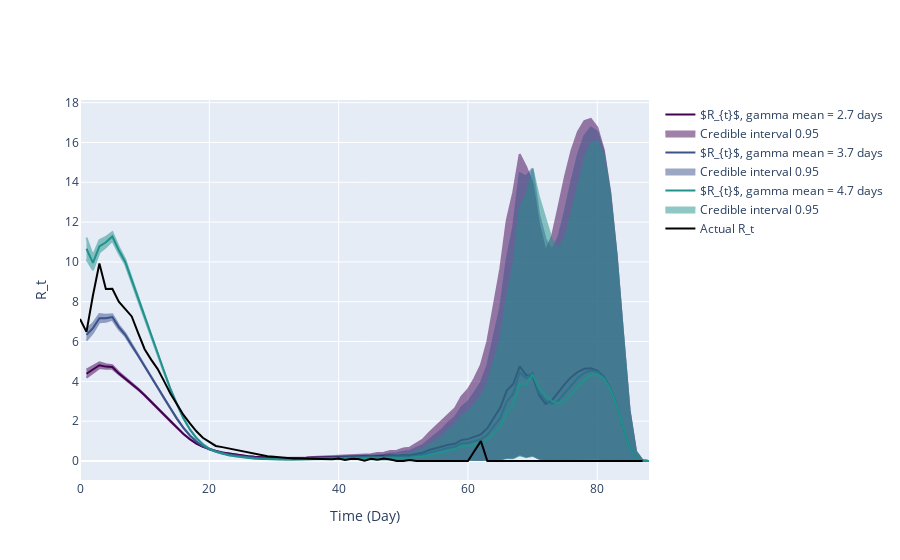

Write notebook code for a chart like this one.
### Markdown cell above
Given:

Original mean: $\mu = a \cdot b$
Original variance: $\sigma^2 = a \cdot b^2$
We want:

New mean: $\mu' = a' \cdot b' = \mu + 1$
New variance: $\sigma^2 = a' \cdot b'^2$
From the variance equation, we have: $[ a \cdot b^2 = a' \cdot b'^2 ]$

To find $a'$ and $b'$, we can use the following steps:

Express $a'$ in terms of $a$ and $b'$: $[ a' = \frac{a \cdot b^2}{b'^2} ]$

Substitute $a'$ into the new mean equation: [$ \left(\frac{a \cdot b^2}{b'^2}\right) \cdot b' = a \cdot b + 1 ]$

Simplify the equation: $[ \frac{a \cdot b^2 \cdot b'}{b'^2} = a \cdot b + 1 ] [ \frac{a \cdot b^2}{b'} = a \cdot b + 1 ]$

Solve for $b'$: $[ b' = \frac{a \cdot b^2}{a \cdot b + 1} ]$

Substitute $b'$ back to find $a'$: $[ a' = \frac{a \cdot b^2}{\left(\frac{a \cdot b^2}{a \cdot b + 1}\right)^2} ] [ a' = \frac{a \cdot b^2 \cdot (a \cdot b + 1)^2}{a^2 \cdot b^4} ] [ a' = \frac{(a \cdot b + 1)^2}{a \cdot b^2} ]$

So, the new parameters $a'$ and $b'$ are: $[ a' = \frac{(a \cdot b + 1)^2}{a \cdot b^2} ] [ b' = \frac{a \cdot b^2}{a \cdot b + 1} ]$

These adjustments will shift the mean of the distribution by 1 without changing the variance.

### Code cell
# Use incidence data to predict R_t value
theta = incidences_true_r1
end_time_point = len(theta)

a = gamma_a; b = gamma_scale
gamma_shape_list = [(a*b-1)**2/(a*b*b), a, (a*b+1)**2/(a*b*b)]
gamma_scale_list = [(a*b*b)/(a*b-1), b, (a*b*b)/(a*b+1)]

inc_data_r1 = pd.DataFrame(
    {
        'Time': np.arange(len(theta)-2),
        'Incidence Number': incidences_true_r1[2:len(theta)]
    }
)

intervals_list_r1 = []
for shape, scale in zip(gamma_shape_list, gamma_scale_list):
    gamma_pdf = gamma.pdf(x, shape, gamma_loc, scale)
    inference = branchpro.BranchProPosterior(
        inc_data=inc_data_r1,
        daily_serial_interval=gamma_pdf,
        alpha=prior_a,
        beta=prior_b)

    inference.run_inference(tau=tau)
    intervals = inference.get_intervals(central_prob=.95)
    intervals_list_r1.append(intervals)

fig = plot_multi_rt_fig(intervals_list_r1, true_rt_r1[2:-1], gamma_pdf, end_time_point)

n = 0
for i, handle in enumerate(fig.figure['data']):
    if handle['name'].startswith('Estimated'):
        mean_val = gamma_shape_list[n]*gamma_scale_list[n]
        handle['name'] = "$R_{t}$, " + f'gamma mean = {mean_val:.2g} days'
        n += 1

pio.write_image(fig.figure, 'kg_inference_plots/predicted_vs_true_rt_r1_multi.png')  
fig.show_figure()

### Figure 1 — Plotly figure (JSON) as saved in the notebook; plotly's stock layout.template omitted (floating-point values rounded to 4 significant figures; data arrays with more than 128 entries replaced by an {"elided": "..."} marker saying what was removed)
{"data": [{"line": {"color": "#440154"}, "mode": "lines", "name": "$R_{t}$, gamma mean = 2.7 days", "type": "scatter", "x": [1, 2, 3, 4, 5, 6, 7, 8, 9, 10, 11, 12, 13, 14, 15, 16, 17, 18, 19, 20, 21, 22, 23, 24, 25, 26, 27, 28, 29, 30, 31, 32, 33, 34, 35, 36, 37, 38, 39, 40, 41, 42, 43, 44, 45, 46, 47, 48, 49, 50, 51, 52, 53, 54, 55, 56, 57, 58, 59, 60, 61, 62, 63, 64, 65, 66, 67, 68, 69, 70, 71, 72, 73, 74, 75, 76, 77, 78, 79, 80, 81, 82, 83, 84, 85, 86, 87, 88], "y": [4.384, 4.596, 4.808, 4.741, 4.719, 4.4, 4.145, 3.875, 3.605, 3.299, 2.979, 2.657, 2.315, 1.98, 1.659, 1.353, 1.092, 0.8778, 0.7155, 0.5906, 0.5015, 0.4283, 0.3717, 0.3201, 0.2793, 0.2392, 0.2093, 0.1823, 0.1661, 0.1534, 0.1486, 0.1459, 0.1484, 0.1537, 0.1626, 0.1793, 0.1899, 0.2089, 0.213, 0.2275, 0.2348, 0.2403, 0.2377, 0.2368, 0.2248, 0.2498, 0.2381, 0.2829, 0.2593, 0.2969, 0.2839, 0.3642, 0.4136, 0.5536, 0.6488, 0.7207, 0.8124, 0.865, 1.055, 1.098, 1.217, 1.34, 1.647, 2.188, 2.688, 3.537, 3.864, 4.751, 4.32, 4.259, 3.314, 2.866, 3.058, 3.457, 3.871, 4.224, 4.481, 4.629, 4.657, 4.542, 4.237, 3.662, 2.802, 1.719, 0.6852, 0.1265, 0.00805, 0.0]}, {"fill": "toself", "fillcolor": "#440154", "line": {"color": "#440154"}, "mode": "lines", "name": "Credible interval 0.95", "opacity": 0.5, "showlegend": true, "type": "scatter", "x": {"elided": "176 int values"}, "y": {"elided": "176 float values"}}, {"line": {"color": "#3b528b"}, "mode": "lines", "name": "$R_{t}$, gamma mean = 3.7 days", "type": "scatter", "x": [1, 2, 3, 4, 5, 6, 7, 8, 9, 10, 11, 12, 13, 14, 15, 16, 17, 18, 19, 20, 21, 22, 23, 24, 25, 26, 27, 28, 29, 30, 31, 32, 33, 34, 35, 36, 37, 38, 39, 40, 41, 42, 43, 44, 45, 46, 47, 48, 49, 50, 51, 52, 53, 54, 55, 56, 57, 58, 59, 60, 61, 62, 63, 64, 65, 66, 67, 68, 69, 70, 71, 72, 73, 74, 75, 76, 77, 78, 79, 80, 81, 82, 83, 84, 85, 86, 87, 88], "y": [6.337, 6.675, 7.172, 7.169, 7.23, 6.723, 6.341, 5.806, 5.323, 4.784, 4.243, 3.701, 3.144, 2.616, 2.118, 1.662, 1.281, 0.9769, 0.7519, 0.5861, 0.4723, 0.3851, 0.3214, 0.2677, 0.2269, 0.1891, 0.1613, 0.1371, 0.1221, 0.1106, 0.1056, 0.103, 0.1046, 0.1088, 0.116, 0.1293, 0.1385, 0.1545, 0.1598, 0.1729, 0.1796, 0.1847, 0.1831, 0.1823, 0.1722, 0.1899, 0.1792, 0.2133, 0.1947, 0.2238, 0.2127, 0.2699, 0.3068, 0.4089, 0.4971, 0.562, 0.6675, 0.7155, 0.8799, 0.9051, 1.006, 1.094, 1.318, 1.746, 2.161, 2.994, 3.382, 4.444, 4.164, 4.421, 3.437, 3.03, 2.87, 3.05, 3.407, 3.81, 4.168, 4.426, 4.541, 4.483, 4.211, 3.652, 2.799, 1.719, 0.685, 0.1264, 0.00805, 0.0]}, {"fill": "toself", "fillcolor": "#3b528b", "line": {"color": "#3b528b"}, "mode": "lines", "name": "Credible interval 0.95", "opacity": 0.5, "showlegend": true, "type": "scatter", "x": {"elided": "176 int values"}, "y": {"elided": "176 float values"}}, {"line": {"color": "#21918c"}, "mode": "lines", "name": "$R_{t}$, gamma mean = 4.7 days", "type": "scatter", "x": [1, 2, 3, 4, 5, 6, 7, 8, 9, 10, 11, 12, 13, 14, 15, 16, 17, 18, 19, 20, 21, 22, 23, 24, 25, 26, 27, 28, 29, 30, 31, 32, 33, 34, 35, 36, 37, 38, 39, 40, 41, 42, 43, 44, 45, 46, 47, 48, 49, 50, 51, 52, 53, 54, 55, 56, 57, 58, 59, 60, 61, 62, 63, 64, 65, 66, 67, 68, 69, 70, 71, 72, 73, 74, 75, 76, 77, 78, 79, 80, 81, 82, 83, 84, 85, 86, 87, 88], "y": [10.66, 9.948, 10.78, 10.99, 11.28, 10.59, 9.995, 9.077, 8.177, 7.217, 6.282, 5.366, 4.449, 3.604, 2.83, 2.143, 1.585, 1.152, 0.8391, 0.6173, 0.4701, 0.3638, 0.2899, 0.2321, 0.1901, 0.1538, 0.1275, 0.1054, 0.09145, 0.08077, 0.07554, 0.07243, 0.07281, 0.07535, 0.08031, 0.08991, 0.09706, 0.1094, 0.1147, 0.1257, 0.1323, 0.1372, 0.1369, 0.1368, 0.1294, 0.1425, 0.1336, 0.1582, 0.1438, 0.1652, 0.1575, 0.1997, 0.2279, 0.3037, 0.3762, 0.4347, 0.5348, 0.5913, 0.7308, 0.7556, 0.8326, 0.9029, 1.071, 1.4, 1.716, 2.426, 2.821, 3.889, 3.861, 4.339, 3.659, 3.302, 3.008, 2.885, 3.038, 3.369, 3.757, 4.104, 4.326, 4.359, 4.148, 3.624, 2.787, 1.715, 0.684, 0.1263, 0.008045, 0.0]}, {"fill": "toself", "fillcolor": "#21918c", "line": {"color": "#21918c"}, "mode": "lines", "name": "Credible interval 0.95", "opacity": 0.5, "showlegend": true, "type": "scatter", "x": {"elided": "176 int values"}, "y": {"elided": "176 float values"}}, {"line": {"color": "black"}, "mode": "lines", "name": "Actual R_t", "type": "scatter", "x": [0, 1, 2, 3, 4, 5, 6, 7, 8, 9, 10, 11, 12, 13, 14, 15, 16, 17, 18, 19, 20, 21, 22, 23, 24, 25, 26, 27, 28, 29, 30, 31, 32, 33, 34, 35, 36, 37, 38, 39, 40, 41, 42, 43, 44, 45, 46, 47, 48, 49, 50, 51, 52, 53, 54, 55, 56, 57, 58, 59, 60, 61, 62, 63, 64, 65, 66, 67, 68, 69, 70, 71, 72, 73, 74, 75, 76, 77, 78, 79, 80, 81, 82, 83, 84, 85, 86, 87, 88, 89, 90], "y": [7.138, 6.487, 8.313, 9.921, 8.645, 8.647, 8.004, 7.646, 7.26, 6.421, 5.615, 5.091, 4.63, 4.012, 3.375, 2.854, 2.315, 1.887, 1.491, 1.165, 0.9397, 0.7551, 0.696, 0.627, 0.5485, 0.5047, 0.4331, 0.3598, 0.2974, 0.2349, 0.2083, 0.1818, 0.1418, 0.1311, 0.1296, 0.121, 0.1027, 0.0902, 0.1179, 0.08353, 0.1293, 0.0559, 0.1117, 0.09615, 0.01802, 0.1087, 0.05797, 0.12, 0.07895, 0.0, 0.0, 0.05263, 0.0, 0.0, 0.0, 0.0, 0.0, 0.0, 0.0, 0.0, 0.0, 0.5, 1.0, 0.0, 0.0, 0.0, 0.0, 0.0, 0.0, 0.0, 0.0, 0.0, 0.0, 0.0, 0.0, 0.0, 0.0, 0.0, 0.0, 0.0, 0.0, 0.0, 0.0, 0.0, 0.0, 0.0, 0.0, 0.0]}], "layout": {"hovermode": "x unified", "xaxis": {"title": {"text": "Time (Day)"}}, "yaxis": {"title": {"text": "R_t"}}}}
